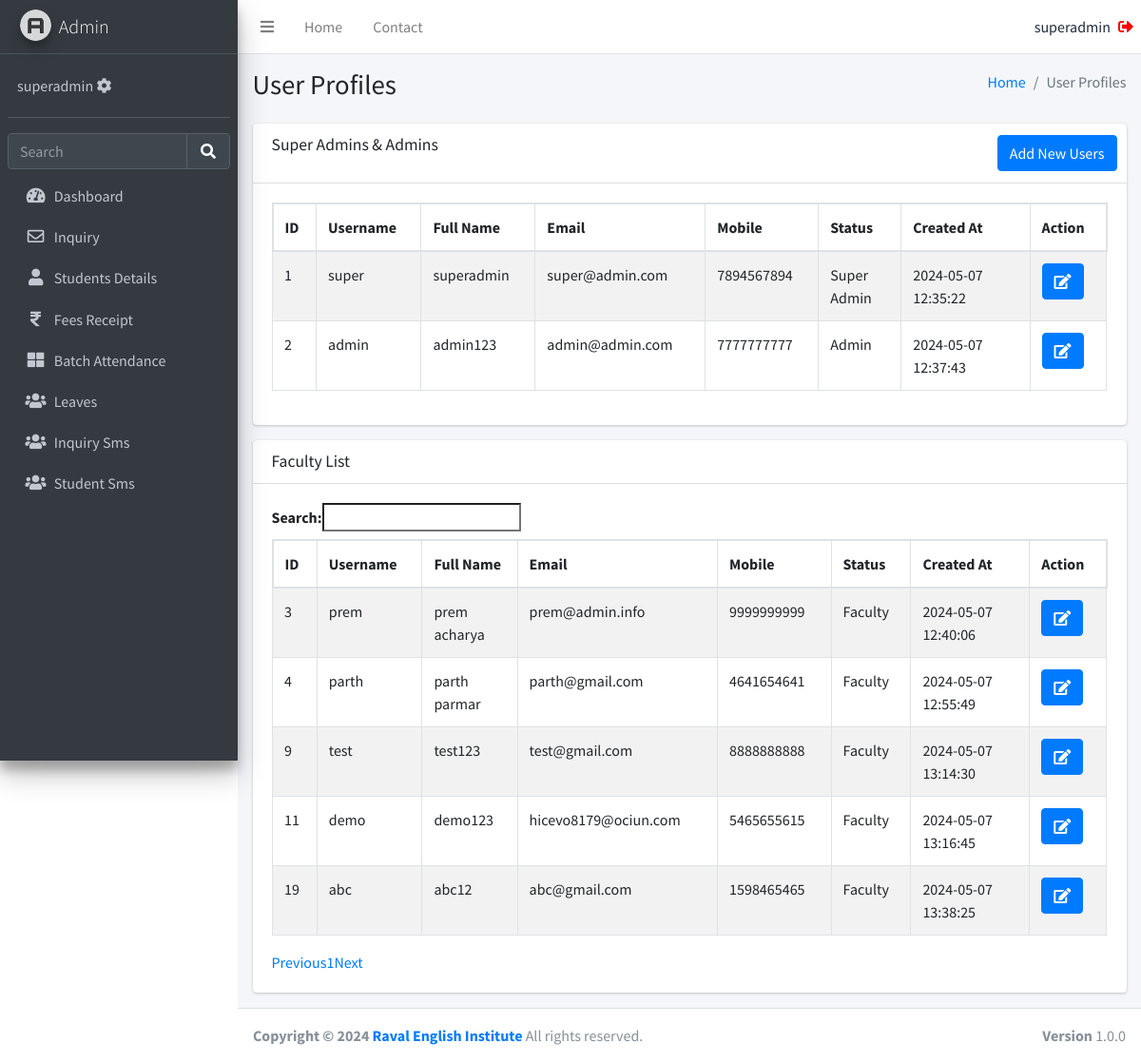
The app's page /profile.php (signed in) with its own data.
### tables this page shows
CREATE TABLE `users` (
  `id` int(11) NOT NULL,
  `username` varchar(255) NOT NULL,
  `fullname` varchar(255) NOT NULL,
  `email` varchar(255) NOT NULL,
  `mobile` varchar(15) NOT NULL,
  `password` varchar(255) NOT NULL,
  `status` int(11) NOT NULL,
  `created_at` timestamp NOT NULL DEFAULT current_timestamp()
);

### function.php (called while the page is built, shortened)
<?php
require_once('db.php');
function selectFromTable($tableName, $columns, $whereConditions) {
    global $db;
    try {
        $sql = "SELECT " . implode(', ', $columns) . " FROM $tableName";
        $stmt = $db->prepare($sql);
        $stmt->execute();
        return $stmt->fetchAll(PDO::FETCH_ASSOC);
    } catch (PDOException $e) {
        return false;
    }
}
?>

### profile.php (the view, shortened to what this page needs)
<!DOCTYPE html>
<html lang="en">
<head>
</head>
<body>
<?php include('./header.php'); ?>
<?php include('./db.php'); ?>
<?php
require_once('function.php');
$userData = selectFromTable('users', ['id', 'username', 'fullname', 'email', 'mobile', 'status', 'created_at'], []);
$admins = array_filter($userData, function($user) {
    return in_array($user['status'], [0, 1]);
});
$faculty = array_filter($userData, function($user) {
    return $user['status'] == 2;
});
?>
<div class="content-wrapper">
    <div class="content-header">
        <div class="container-fluid">
            <div class="row mb-2">
                <div class="col-sm-6">
                    <h1 class="m-0">User Profiles</h1>
                </div>
                <div class="col-sm-6">
                    <ol class="breadcrumb float-sm-right">
                        <li class="breadcrumb-item"><a href="./dashboard.php">Home</a></li>
                        <li class="breadcrumb-item active">User Profiles</li>
                    </ol>
                </div>
            </div>
        </div>
    </div>
    <section class="content">
        <div class="container-fluid">
            <div class="row">
                <div class="col-12">
                    <div class="card">
                        <div class="card-header">
                            <h3 class="card-title">Super Admins & Admins</h3>
                            <div class="card-tools">
                                <a href="./profileform.php" class="btn btn-primary">Add New Users</a>
                            </div>
                        </div>
                        <div class="card-body">
                            <div class="table-responsive">
                                <table id="adminTable" class="table table-bordered table-striped">
                                    <thead>
                                        <tr>
                                            <th>ID</th>
                                            <th>Username</th>
                                            <th>Full Name</th>
                                            <th>Email</th>
                                            <th>Mobile</th>
                                            <th>Status</th>
                                            <th>Created At</th>
                                            <th>Action</th>
                                        </tr>
                                    </thead>
                                    <tbody>
                                        <?php foreach ($admins as $row): ?>
                                        <tr>
                                            <td><?= htmlspecialchars($row['id']) ?></td>
                                            <td><?= htmlspecialchars($row['username']) ?></td>
                                            <td><?= htmlspecialchars($row['fullname']) ?></td>
                                            <td><?= htmlspecialchars($row['email']) ?></td>
                                            <td><?= htmlspecialchars($row['mobile']) ?></td>
                                            <td><?= $row['status'] == 0 ? 'Super Admin' : 'Admin' ?></td>
                                            <td><?= htmlspecialchars($row['created_at']) ?></td>
                                            <td><a href='profileform.php?id=<?= htmlspecialchars($row['id']) ?>' class='btn btn-primary' onclick='return confirmEdit();'><i class='fas fa-edit'></i></a></td>
                                        </tr>
                                        <?php endforeach; ?>
                                    </tbody>
                                </table>
                            </div>
                        </div>
                    </div>
                    <div class="card">
                        <div class="card-header">
                            <h3 class="card-title">Faculty List</h3>
                        </div>
                        <div class="card-body">
                            <div class="table-responsive">
                                <table id="facultyTable" class="table table-bordered table-striped">
                                    <thead>
                                        <tr>
                                            <th>ID</th>
                                            <th>Username</th>
                                            <th>Full Name</th>
                                            <th>Email</th>
                                            <th>Mobile</th>
                                            <th>Status</th>
                                            <th>Created At</th>
                                            <th>Action</th>
                                        </tr>
                                    </thead>
                                    <tbody>
                                        <?php foreach ($faculty as $row): ?>
                                        <tr>
                                            <td><?= htmlspecialchars($row['id']) ?></td>
                                            <td><?= htmlspecialchars($row['username']) ?></td>
                                            <td><?= htmlspecialchars($row['fullname']) ?></td>
                                            <td><?= htmlspecialchars($row['email']) ?></td>
                                            <td><?= htmlspecialchars($row['mobile']) ?></td>
                                            <td>Faculty</td>
                                            <td><?= htmlspecialchars($row['created_at']) ?></td>
                                            <td><a href='profileform.php?id=<?= htmlspecialchars($row['id']) ?>' class='btn btn-primary' onclick='return confirmEdit();'><i class='fas fa-edit'></i></a></td>
                                        </tr>
                                        <?php endforeach; ?>
                                    </tbody>
                                </table>
                            </div>
                        </div>
                    </div>
                </div>
            </div>
        </div>
    </section>
</div>
<?php include('./footer.php'); ?>

### header.php (shortened to what this page needs)
<?php
require_once 'db.php';
$query = $db->prepare("SELECT * FROM users WHERE id = :id");
$query->execute(['id' => $_SESSION['user_id']]);
$user = $query->fetch(PDO::FETCH_ASSOC);
?>
<!DOCTYPE html>
<html lang="en">
<head>
  <link rel="stylesheet" href="./plugins/fontawesome-free/css/all.min.css">
  <link rel="stylesheet" href="https://code.ionicframework.com/ionicons/2.0.1/css/ionicons.min.css">
  <link rel="stylesheet" href="./plugins/icheck-bootstrap/icheck-bootstrap.min.css">
  <link rel="stylesheet" href="./asset/css/adminlte.min.css">
</head>
<body class="hold-transition sidebar-mini layout-fixed">
<div class="wrapper">
  <nav class="main-header navbar navbar-expand navbar-white navbar-light sticky-top">
    <ul class="navbar-nav">
      <li class="nav-item">
        <a class="nav-link" data-widget="pushmenu" href="#" role="button"><i class="fas fa-bars"></i></a>
      </li>
      <li class="nav-item d-none d-sm-inline-block">
        <a href="./dashboard.php" class="nav-link">Home</a>
      </li>
      <li class="nav-item d-none d-sm-inline-block">
        <a href="#" class="nav-link">Contact</a>
      </li>
    </ul>
    <ul class="navbar-nav ml-auto">
            <ul class="navbar-nav ml-auto">
        <li class="nav-item d-flex align-items-center">
          <span class="mr-2"><?php echo $user['fullname']; ?></span>
          <form method="POST" style="margin-bottom: 0;">
            <button class="nav-link" type="submit" name="logout" style="
            text-decoration: none;
            border: none;
            background-color: transparent;
            padding: 0;">
              <i class="fas fa-sign-out-alt" style="color: red;"></i>
            </button>
          </form>
        </li>
      </ul>
    </ul>
  </nav>
  <aside class="main-sidebar sidebar-dark-primary elevation-4">
    <a href="./dashboard.php" class="brand-link">
      <img src="./asset/img/AdminLTELogo.png" alt="AdminLTE Logo" class="brand-image img-circle elevation-3" style="opacity: .8">
      <span class="brand-text font-weight-light">Admin</span>
    </a>
    <div class="sidebar">
      <div class="user-panel mt-3 pb-3 mb-3 d-flex">
        <div class="info">
          <a href="./profile.php" class="d-block"><?php echo $user['fullname']; ?>  <i class="fas fa-cog"></i></a>
        </div>
      </div>
      <div class="form-inline">
        <div class="input-group" data-widget="sidebar-search">
          <input class="form-control form-control-sidebar" type="search" placeholder="Search" aria-label="Search">
          <div class="input-group-append">
            <button class="btn btn-sidebar">
              <i class="fas fa-search fa-fw"></i>
            </button>
          </div>
        </div>
      </div>
      <nav class="mt-2">
        <ul class="nav nav-pills nav-sidebar flex-column" data-widget="treeview" role="menu" data-accordion="false">
          <li class="nav-item">
            <a href="./dashboard.php" class="nav-link
            <?php if (strpos($_SERVER['REQUEST_URI'], 'dashboard.php') !== false) {echo "active";}?>">
              <i class="nav-icon fas fa-tachometer-alt"></i>
              <p>
                Dashboard
              </p>
            </a>
          </li>
          <li class="nav-item">
            <a href="./inquiry.php" class="nav-link
            <?php if (strpos($_SERVER['REQUEST_URI'], 'inquiry.php') !== false) {echo "active";}?>">
              <i class="nav-icon far fa-envelope"></i>
              <p>
              Inquiry
              </p>
            </a>
          <li class="nav-item">
            <a href="./studentsdetails.php" class="nav-link
            <?php if (strpos($_SERVER['REQUEST_URI'], 'studentsdetails.php') !== false) {echo "active";}?>">
              <i class="nav-icon fas fa-user"></i>
              <p>
                Students Details
              </p>
            </a>
          </li>
          <li class="nav-item">
            <a href="./fees.php" class="nav-link
            <?php if (strpos($_SERVER['REQUEST_URI'], 'fees.php') !== false) {echo "active";}?>">
            <i class="nav-icon fas fa-rupee-sign"></i>
              <p>
                Fees Receipt
              </p>
            </a>
          </li>
          <li class="nav-item">
            <a href="./batch.php" class="nav-link
            <?php if (strpos($_SERVER['REQUEST_URI'], 'batch.php') !== false) {echo "active";}?>">
            <i class="nav-icon fas fa-th-large"></i>
              <p>
                Batch Attendance
              </p>
            </a>
          </li>
          <li class="nav-item">
            <a href="./leaves.php" class="nav-link
            <?php if (strpos($_SERVER['REQUEST_URI'], 'leaves.php') !== false) {echo "active";}?>">
              <i class="nav-icon fas fa-users"></i>
              <p>
                Leaves
              </p>
            </a>
          </li>
          <li class="nav-item">
            <a href="./inquirysms.php" class="nav-link
            <?php if (strpos($_SERVER['REQUEST_URI'], 'inquirysms.php') !== false) {echo "active";}?>">
              <i class="nav-icon fas fa-users"></i>
              <p>
                Inquiry Sms
              </p>
            </a>
          </li>
          <li class="nav-item">
            <a href="./studentsms.php" class="nav-link
            <?php if (strpos($_SERVER['REQUEST_URI'], 'studentsms.php') !== false) {echo "active";}?>">
              <i class="nav-icon fas fa-users"></i>
              <p>
                Student Sms
              </p>
            </a>
          </li>
        </ul>
      </nav>
    </div>
  </aside>

### footer.php (shortened to what this page needs)
</div>
<footer class="main-footer">
    <strong>Copyright &copy; 2024 <a href="https://ravalenglishinstitute.com/" target="_blank">Raval English Institute</a></strong>
    All rights reserved.
    <div class="float-right d-none d-sm-inline-block">
      <b>Version</b> 1.0.0
    </div>
  </footer>
</body>
</html>

### header.php (style rules this page uses)
table thead tr { border: 2px solid #dee2e6 }
table thead { position: sticky; top: 0; background-color: white; }

### records on screen
users: fullname "superadmin", id "1", username "super", email "super@admin.com", mobile "7894567894", status "Super Admin", created_at "2024-05-07 12:35:22"
users: id "2", username "admin", fullname "admin123", email "admin@admin.com", mobile "7777777777", status "Admin", created_at "2024-05-07 12:37:43"
users: id "3", username "prem", fullname "prem acharya", email "prem@admin.info", mobile "9999999999", created_at "2024-05-07 12:40:06"
users: id "4", username "parth", fullname "parth parmar", email "parth@gmail.com", mobile "4641654641", created_at "2024-05-07 12:55:49"
users: id "9", username "test", fullname "test123", email "test@gmail.com", mobile "8888888888", created_at "2024-05-07 13:14:30"
users: id "11", username "demo", fullname "demo123", email "hicevo8179@ociun.com", mobile "5465655615", created_at "2024-05-07 13:16:45"
users: id "19", username "abc", fullname "abc12", email "abc@gmail.com", mobile "1598465465", created_at "2024-05-07 13:38:25"
